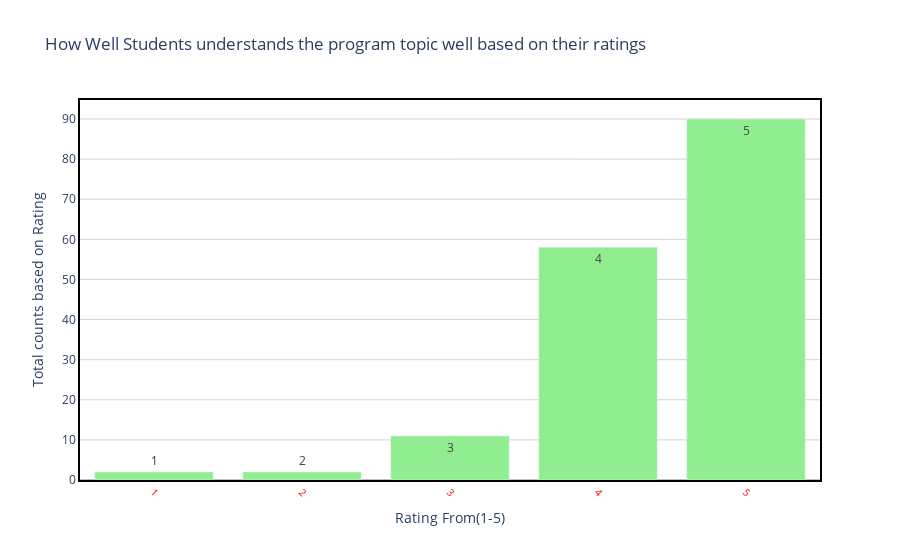

Notebook code cell kept with this figure:
### Code cell
#here is the trace bar for understand the program topics
draw_trace_bar(UderstandingTopic,'UderstandingTopic(0-5)','counts','How Well Students understands the program topic well based on their ratings', 'Rating From(1-5)','Total counts based on Rating',"lightgreen")

### Figure 1 — Plotly figure (JSON) as saved in the notebook; plotly's stock layout.template omitted (floating-point values rounded to 4 significant figures)
{"data": [{"marker": {"color": "lightgreen"}, "text": [5, 4, 3, 1, 2], "type": "bar", "x": [5, 4, 3, 1, 2], "y": [90, 58, 11, 2, 2]}], "layout": {"hovermode": "closest", "paper_bgcolor": "rgba(0, 0, 0, 0)", "plot_bgcolor": "rgba(0, 0, 0, 0)", "title": {"text": "How Well Students understands the program topic well based on their ratings"}, "xaxis": {"linecolor": "black", "linewidth": 2, "mirror": true, "showline": true, "showticklabels": true, "tickangle": 45, "tickfont": {"color": "red", "size": 10}, "title": {"text": "Rating From(1-5)"}, "zeroline": true, "zerolinecolor": "grey", "zerolinewidth": 1}, "yaxis": {"gridcolor": "lightgrey", "linecolor": "black", "linewidth": 2, "mirror": true, "showline": true, "title": {"text": "Total counts based on Rating"}, "zeroline": true, "zerolinecolor": "grey", "zerolinewidth": 1}}}
